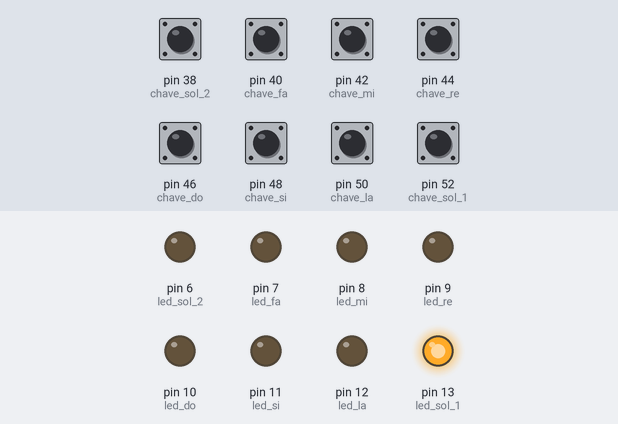
Simulated run of this sketch. Board: Arduino Mega 2560, built with avr-gcc and run on an emulated ATmega2560. Parts: output pins drawn as LEDs (lit = HIGH). Inputs (shaded band) come from the test bench; at power-on: pin 38 (chave_sol_2), pin 40 (chave_fa), pin 42 (chave_mi), pin 44 (chave_re), pin 46 (chave_do), pin 48 (chave_si), pin 50 (chave_la), pin 52 (chave_sol_1) HIGH.

Above: at 1.2 s.
1.3 s: pin 38 (chave_sol_2) pulled LOW for 1 s
At 2.9 s:
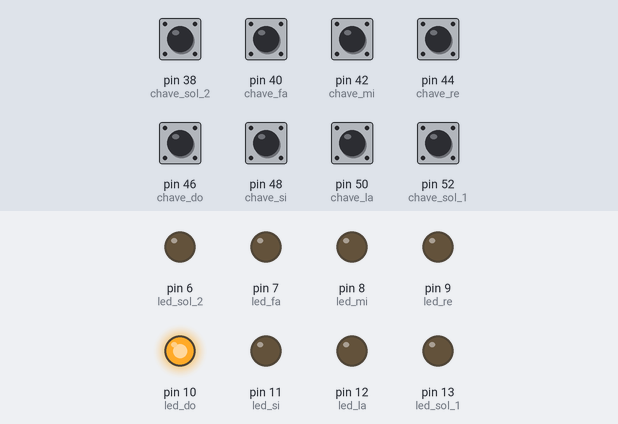
4.0 s: pin 40 (chave_fa) pulled LOW for 0.15 s
At 5.5 s:
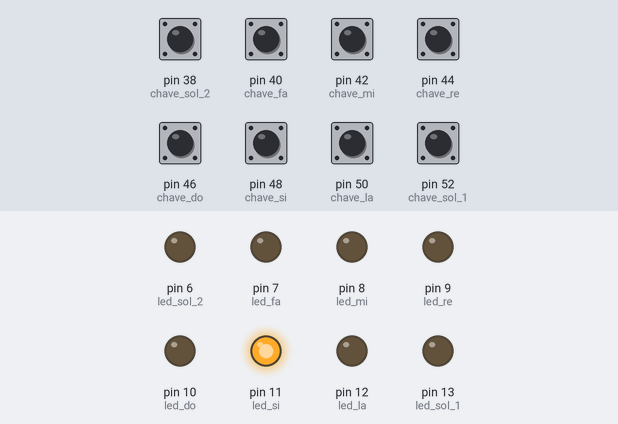
5.8 s: pin 40 (chave_fa) pulled LOW for 1 s
At 6.85 s:
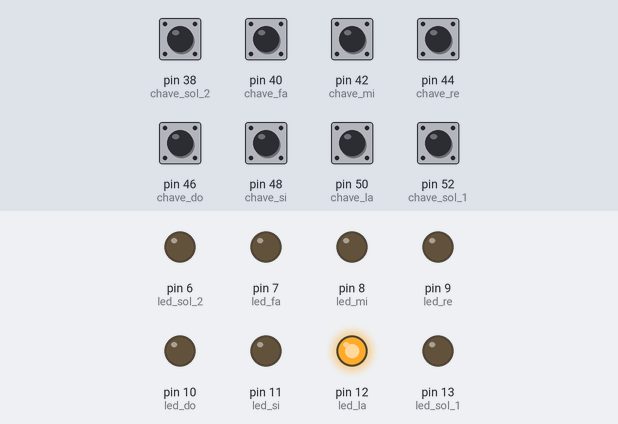
8.5 s: pin 42 (chave_mi) pulled LOW for 0.15 s
At 10.0 s:
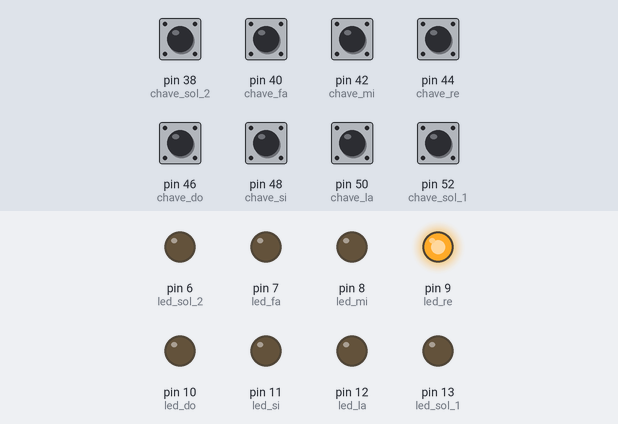
10.3 s: pin 44 (chave_re) pulled LOW for 1 s
At 12.0 s:
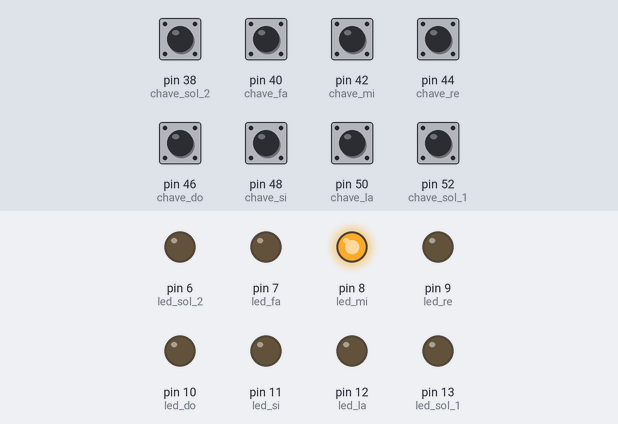
12.8 s: pin 46 (chave_do) pulled LOW for 1 s
At 13.25 s:
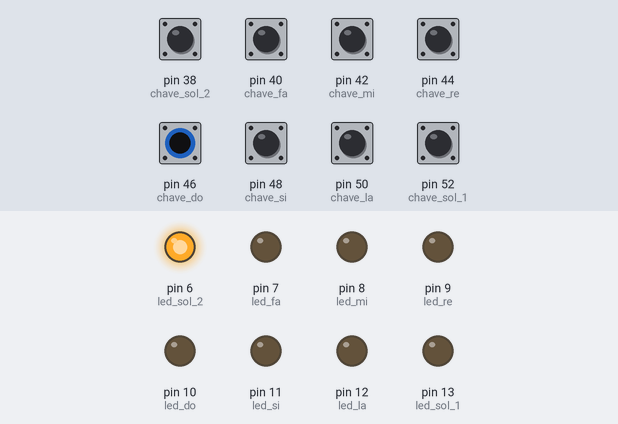
Timing chart, 0 to 15.8 s (numbered marks = the images above; inputs shaded):
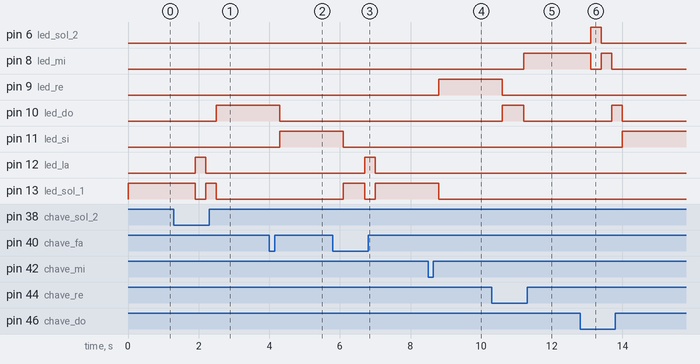

The sketch:

TECLADO.ino
```cpp
//importar biblioteca
#include <Arduino.h>


// declaraçao de variaveis que nao sao alteradas
/* Chaves */
#define chave_sol_1 52
#define chave_la 50
#define chave_si 48
#define chave_do 46
#define chave_re 44
#define chave_mi 42
#define chave_fa 40
#define chave_sol_2 38

/* LEDs */
#define led_sol_1 13
#define led_la 12
#define led_si 11
#define led_do 10
#define led_re 9
#define led_mi 8
#define led_fa 7
#define led_sol_2 6

// prototipagem de funcao
void mudaLed();
void apertaChave();

//variavel global
char proximo = 1;
int valor = 28;


// funcao que e' execultada uma vez (quando liga ou reset o arduino)
void setup() {
   // Define todas as portas do 6 até a 13, como saidas
   for(short i=6;i<=13;i++)
   pinMode(i, OUTPUT);


   // Define todas as portas do 38 até a 52, como entrada
   for(short i=38;i<=52;i++)
   pinMode(i, INPUT_PULLUP);


}

// funcao executada infinitamente, ate que o arduino seja desligado
void loop() {

     apertaChave(); //Função para apertar a chave
     mudaLed(); //Função para mudar o Led


}

//funcao aperta chave
void apertaChave()
{

   if(!digitalRead(chave_sol_1)|| !digitalRead(chave_la)
     || !digitalRead(chave_si) || !digitalRead(chave_do)
     || !digitalRead(chave_re) || !digitalRead(chave_mi)
     || !digitalRead(chave_fa) || !digitalRead(chave_sol_2)) {
       delay(300); //delay para evitar que (1mils)
       //aperte e sai piscando tudo de uma vez
       proximo++; //Incrementar o valor de "proximo"

       if(proximo > valor)
         proximo = 1;
   }


}
```

mudaLed.ino
```cpp
// funcao que muda para o proximo led
void mudaLed()
{

     switch(proximo)
     {

       case 1:
           digitalWrite(led_sol_1, 1); //Acende o Led SOL
           digitalWrite(led_la, 0);
           digitalWrite(led_si, 0);
           digitalWrite(led_do, 0);
           digitalWrite(led_re, 0);
           digitalWrite(led_mi, 0);
           digitalWrite(led_fa, 0);
           digitalWrite(led_sol_2, 0);
         break;

         case 2:
           digitalWrite(led_sol_1, 1); //Acende o Led SOL
           digitalWrite(led_la, 0);
           digitalWrite(led_si, 0);
           digitalWrite(led_do, 0);
           digitalWrite(led_re, 0);
           digitalWrite(led_mi, 0);
           digitalWrite(led_fa, 0);
           digitalWrite(led_sol_2, 0);
         break;

         case 3:
           digitalWrite(led_sol_1, 0);
           digitalWrite(led_la, 1); //Acende o Led LA
           digitalWrite(led_si, 0);
           digitalWrite(led_do, 0);
           digitalWrite(led_re, 0);
           digitalWrite(led_mi, 0);
           digitalWrite(led_fa, 0);
           digitalWrite(led_sol_2, 0);
         break;

         case 4:
           digitalWrite(led_sol_1, 1); //Acende o Led SOL
           digitalWrite(led_la, 0);
           digitalWrite(led_si, 0);
           digitalWrite(led_do, 0);
           digitalWrite(led_re, 0);
           digitalWrite(led_mi, 0);
           digitalWrite(led_fa, 0);
           digitalWrite(led_sol_2, 0);
         break;

         case 5:
           digitalWrite(led_sol_1, 0);
           digitalWrite(led_la, 0);
           digitalWrite(led_si, 0);
           digitalWrite(led_do, 1); //Acende o Led DO
           digitalWrite(led_re, 0);
           digitalWrite(led_mi, 0);
           digitalWrite(led_fa, 0);
           digitalWrite(led_sol_2, 0);
         break;

         case 6:
           digitalWrite(led_sol_1, 0);
           digitalWrite(led_la, 0);
           digitalWrite(led_si, 1); //Acende o Led SI
           digitalWrite(led_do, 0);
           digitalWrite(led_re, 0);
           digitalWrite(led_mi, 0);
           digitalWrite(led_fa, 0);
           digitalWrite(led_sol_2, 0);
         break;

         case 7:
           digitalWrite(led_sol_1, 1); //Acende o Led SOL
           digitalWrite(led_la, 0);
           digitalWrite(led_si, 0);
           digitalWrite(led_do, 0);
           digitalWrite(led_re, 0);
           digitalWrite(led_mi, 0);
           digitalWrite(led_fa, 0);
           digitalWrite(led_sol_2, 0);
         break;

         case 8:
           digitalWrite(led_sol_1, 1); //Acende o Led SOL
           digitalWrite(led_la, 0);
           digitalWrite(led_si, 0);
           digitalWrite(led_do, 0);
           digitalWrite(led_re, 0);
           digitalWrite(led_mi, 0);
           digitalWrite(led_fa, 0);
           digitalWrite(led_sol_2, 0);
         break;

         case 9:
           digitalWrite(led_sol_1, 0);
           digitalWrite(led_la, 1); //Acende o Led LA
           digitalWrite(led_si, 0);
           digitalWrite(led_do, 0);
           digitalWrite(led_re, 0);
           digitalWrite(led_mi, 0);
           digitalWrite(led_fa, 0);
           digitalWrite(led_sol_2, 0);
         break;

         case 10:
           digitalWrite(led_sol_1, 1); //Acende o Led SOL
           digitalWrite(led_la, 0);
           digitalWrite(led_si, 0);
           digitalWrite(led_do, 0);
           digitalWrite(led_re, 0);
           digitalWrite(led_mi, 0);
           digitalWrite(led_fa, 0);
           digitalWrite(led_sol_2, 0);
         break;

         case 11:
           digitalWrite(led_sol_1, 0);
           digitalWrite(led_la, 0);
           digitalWrite(led_si, 0);
           digitalWrite(led_do, 0);
           digitalWrite(led_re, 1);//Acende o Led RE
           digitalWrite(led_mi, 0);
           digitalWrite(led_fa, 0);
           digitalWrite(led_sol_2, 0);
         break;

         case 12:
           digitalWrite(led_sol_1, 0);
           digitalWrite(led_la, 0);
           digitalWrite(led_si, 0);
           digitalWrite(led_do, 1); //Acende o Led DO
           digitalWrite(led_re, 0);
           digitalWrite(led_mi, 0);
           digitalWrite(led_fa, 0);
           digitalWrite(led_sol_2, 0);
         break;

         case 13:
           digitalWrite(led_sol_1, 0);
           digitalWrite(led_la, 0);
           digitalWrite(led_si, 0);
           digitalWrite(led_do, 1); //Acende o Led DO
           digitalWrite(led_re, 0);
           digitalWrite(led_mi, 0);
           digitalWrite(led_fa, 0);
           digitalWrite(led_sol_2, 0);
         break;

         case 14:
           digitalWrite(led_sol_1, 0);
           digitalWrite(led_la, 0);
           digitalWrite(led_si, 0);
           digitalWrite(led_do, 0);
           digitalWrite(led_re, 0);
           digitalWrite(led_mi, 1);//Acende o Led MI
           digitalWrite(led_fa, 0);
           digitalWrite(led_sol_2, 0);
         break;

         case 15:
           digitalWrite(led_sol_1, 0);
           digitalWrite(led_la, 0);
           digitalWrite(led_si, 0);
           digitalWrite(led_do, 0);
           digitalWrite(led_re, 0);
           digitalWrite(led_mi, 1); //Acende o Led MI
           digitalWrite(led_fa, 0);
           digitalWrite(led_sol_2, 0);
         break;

         case 16:
           digitalWrite(led_sol_1, 0);
           digitalWrite(led_la, 0);
           digitalWrite(led_si, 0);
           digitalWrite(led_do, 0);
           digitalWrite(led_re, 0);
           digitalWrite(led_mi, 0);
           digitalWrite(led_fa, 0);
           digitalWrite(led_sol_2, 1); //Acende o Led SOL 2
         break;
         case 17:
           digitalWrite(led_sol_1, 0);
           digitalWrite(led_la, 0);
           digitalWrite(led_si, 0);
           digitalWrite(led_do, 0);
           digitalWrite(led_re, 0);
           digitalWrite(led_mi, 1); //Acende o Led MI
           digitalWrite(led_fa, 0);
           digitalWrite(led_sol_2, 0);
         break;

         case 18:
           digitalWrite(led_sol_1, 0);
           digitalWrite(led_la, 0);
           digitalWrite(led_si, 0);
           digitalWrite(led_do, 1); //Acende o Led DO
           digitalWrite(led_re, 0);
           digitalWrite(led_mi, 0);
           digitalWrite(led_fa, 0);
           digitalWrite(led_sol_2, 0);
         break;

         case 19:
           digitalWrite(led_sol_1, 0);
           digitalWrite(led_la, 0);
           digitalWrite(led_si, 1); //Acende o Led SI
           digitalWrite(led_do, 0);
           digitalWrite(led_re, 0);
           digitalWrite(led_mi, 0);
           digitalWrite(led_fa, 0);
           digitalWrite(led_sol_2, 0);
         break;

         case 20:
           digitalWrite(led_sol_1, 0);
           digitalWrite(led_la, 1); //Acende o Led LA
           digitalWrite(led_si, 0);
           digitalWrite(led_do, 0);
           digitalWrite(led_re, 0);
           digitalWrite(led_mi, 0);
           digitalWrite(led_fa, 0);
           digitalWrite(led_sol_2, 0);
         break;

         case 21:
           digitalWrite(led_sol_1, 0);
           digitalWrite(led_la, 0);
           digitalWrite(led_si, 0);
           digitalWrite(led_do, 0);
           digitalWrite(led_re, 0);
           digitalWrite(led_mi, 0);
           digitalWrite(led_fa, 1); //Acende o Led FA
           digitalWrite(led_sol_2, 0);
         break;

         case 22:
           digitalWrite(led_sol_1, 0);
           digitalWrite(led_la, 0);
           digitalWrite(led_si, 0);
           digitalWrite(led_do, 0);
           digitalWrite(led_re, 0);
           digitalWrite(led_mi, 0);
           digitalWrite(led_fa, 1); //Acende o Led FA
           digitalWrite(led_sol_2, 0);
         break;

         case 23:
           digitalWrite(led_sol_1, 0);
           digitalWrite(led_la, 0);
           digitalWrite(led_si, 0);
           digitalWrite(led_do, 0);
           digitalWrite(led_re, 0);
           digitalWrite(led_mi, 1); //Acende o Led MI
           digitalWrite(led_fa, 0);
           digitalWrite(led_sol_2, 0);
         break;

         case 24:
           digitalWrite(led_sol_1, 0);
           digitalWrite(led_la, 0);
           digitalWrite(led_si, 0);
           digitalWrite(led_do, 1); //Acende o Led DO
           digitalWrite(led_re, 0);
           digitalWrite(led_mi, 0);
           digitalWrite(led_fa, 0);
           digitalWrite(led_sol_2, 0);
         break;
         case 25:
           digitalWrite(led_sol_1, 0);
           digitalWrite(led_la, 0);
           digitalWrite(led_si, 0);
           digitalWrite(led_do, 0);
           digitalWrite(led_re, 1); //Acende o Led RE
           digitalWrite(led_mi, 0);
           digitalWrite(led_fa, 0);
           digitalWrite(led_sol_2, 0);
         break;
         case 26:
           digitalWrite(led_sol_1, 0);
           digitalWrite(led_la, 0);
           digitalWrite(led_si, 0);
           digitalWrite(led_do, 1);  //Acende o Led DO
           digitalWrite(led_re, 0);
           digitalWrite(led_mi, 0);
           digitalWrite(led_fa, 0);
           digitalWrite(led_sol_2, 0);
         break;
         case 27:
           digitalWrite(led_sol_1, 0);
           digitalWrite(led_la, 0);
           digitalWrite(led_si, 0);
           digitalWrite(led_do, 1); //Acende o Led DO
           digitalWrite(led_re, 0);
           digitalWrite(led_mi, 0);
           digitalWrite(led_fa, 0);
           digitalWrite(led_sol_2, 0);
         break;
         case 28:
           digitalWrite(led_sol_1, 0); // apaga todos os leds
           digitalWrite(led_la, 0);
           digitalWrite(led_si, 0);
           digitalWrite(led_do, 0);
           digitalWrite(led_re, 0);
           digitalWrite(led_mi, 0);
           digitalWrite(led_fa, 0);
           digitalWrite(led_sol_2, 0);
         break;
     }
}
```

Measured:
- after the input at 1.3 s, pin 10 (led_do): LOW → HIGH after 1.2 s; pin 12 (led_la): LOW → HIGH after 0.60 s, → LOW 0.30 s later; pin 13 (led_sol_1): HIGH → LOW after 0.60 s, → HIGH 0.30 s later, → LOW 0.30 s later
- after the input at 4.0 s, pin 10 (led_do): HIGH → LOW after 0.30 s; pin 11 (led_si): LOW → HIGH after 0.30 s
- after the input at 5.8 s, pin 11 (led_si): HIGH → LOW after 0.30 s; pin 12 (led_la): LOW → HIGH after 0.90 s, → LOW 0.30 s later; pin 13 (led_sol_1): LOW → HIGH after 0.30 s, → LOW 0.60 s later, → HIGH 0.30 s later
- after the input at 8.5 s, pin 9 (led_re): LOW → HIGH after 0.30 s; pin 13 (led_sol_1): HIGH → LOW after 0.30 s
- after the input at 10.3 s, pin 8 (led_mi): LOW → HIGH after 0.90 s; pin 9 (led_re): HIGH → LOW after 0.30 s; pin 10 (led_do): LOW → HIGH after 0.30 s, → LOW 0.60 s later
- after the input at 12.8 s, pin 6 (led_sol_2): LOW → HIGH after 0.30 s, → LOW 0.30 s later; pin 8 (led_mi): HIGH → LOW after 0.30 s, → HIGH 0.30 s later, → LOW 0.30 s later; pin 10 (led_do): LOW → HIGH after 0.90 s, → LOW 0.30 s later; pin 11 (led_si): LOW → HIGH after 1.2 s
